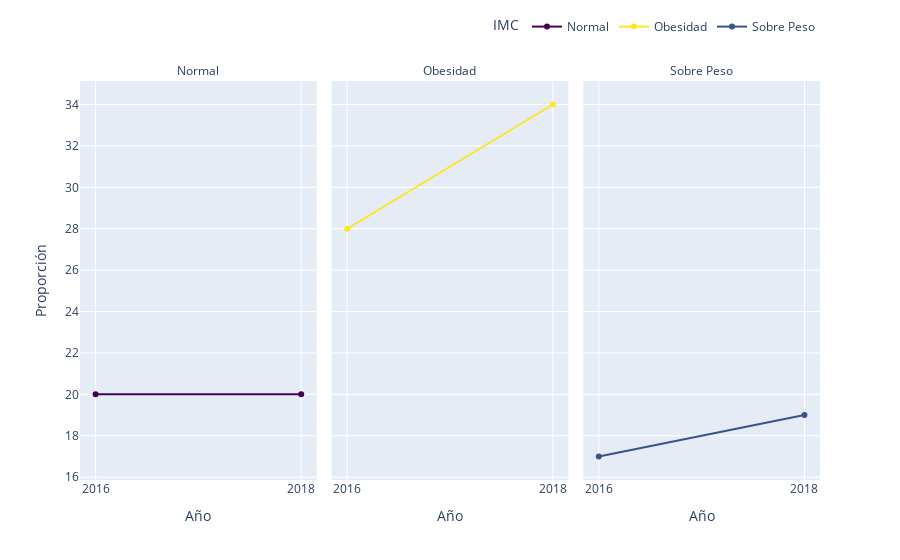

This figure's notebook cell:
### Code cell
grafo_var('s_imc_fac','IMC')

### Figure 1 — Plotly figure (JSON) as saved in the notebook; plotly's stock layout.template omitted (floating-point values rounded to 4 significant figures)
{"data": [{"hovertemplate": "IMC=Normal<br>Año=%{x}<br>Proporción=%{y}<extra></extra>", "legendgroup": "Normal", "line": {"color": "#440154", "dash": "solid"}, "marker": {"symbol": "circle"}, "mode": "lines+markers", "name": "Normal", "orientation": "v", "showlegend": true, "type": "scatter", "x": ["2016", "2018"], "xaxis": "x", "y": [20, 20], "yaxis": "y"}, {"hovertemplate": "IMC=Obesidad<br>Año=%{x}<br>Proporción=%{y}<extra></extra>", "legendgroup": "Obesidad", "line": {"color": "#fde725", "dash": "solid"}, "marker": {"symbol": "circle"}, "mode": "lines+markers", "name": "Obesidad", "orientation": "v", "showlegend": true, "type": "scatter", "x": ["2016", "2018"], "xaxis": "x2", "y": [28.0, 34], "yaxis": "y2"}, {"hovertemplate": "IMC=Sobre Peso<br>Año=%{x}<br>Proporción=%{y}<extra></extra>", "legendgroup": "Sobre Peso", "line": {"color": "#3b528b", "dash": "solid"}, "marker": {"symbol": "circle"}, "mode": "lines+markers", "name": "Sobre Peso", "orientation": "v", "showlegend": true, "type": "scatter", "x": ["2016", "2018"], "xaxis": "x3", "y": [17, 19], "yaxis": "y3"}], "layout": {"annotations": [{"font": {}, "showarrow": false, "text": "Normal", "x": 0.16, "xanchor": "center", "xref": "paper", "y": 1, "yanchor": "bottom", "yref": "paper"}, {"font": {}, "showarrow": false, "text": "Obesidad", "x": 0.5, "xanchor": "center", "xref": "paper", "y": 1, "yanchor": "bottom", "yref": "paper"}, {"font": {}, "showarrow": false, "text": "Sobre Peso", "x": 0.84, "xanchor": "center", "xref": "paper", "y": 1, "yanchor": "bottom", "yref": "paper"}], "autosize": true, "legend": {"orientation": "h", "title": {"text": "IMC"}, "tracegroupgap": 0, "x": 1, "xanchor": "right", "y": 1.1, "yanchor": "bottom"}, "margin": {"t": 60}, "xaxis": {"anchor": "y", "autorange": true, "domain": [0, 0.32], "range": [-0.07303, 1.073], "title": {"text": "Año"}, "type": "category"}, "xaxis2": {"anchor": "y2", "autorange": true, "domain": [0.34, 0.66], "matches": "x", "range": [-0.07303, 1.073], "title": {"text": "Año"}, "type": "category"}, "xaxis3": {"anchor": "y3", "autorange": true, "domain": [0.68, 1.0], "matches": "x", "range": [-0.07303, 1.073], "title": {"text": "Año"}, "type": "category"}, "yaxis": {"anchor": "x", "autorange": true, "domain": [0, 1], "range": [15.68, 35.32], "title": {"text": "Proporción"}, "type": "linear"}, "yaxis2": {"anchor": "x2", "autorange": true, "domain": [0, 1], "matches": "y", "range": [15.68, 35.32], "showticklabels": false, "type": "linear"}, "yaxis3": {"anchor": "x3", "autorange": true, "domain": [0, 1], "matches": "y", "range": [15.68, 35.32], "showticklabels": false, "type": "linear"}}}
